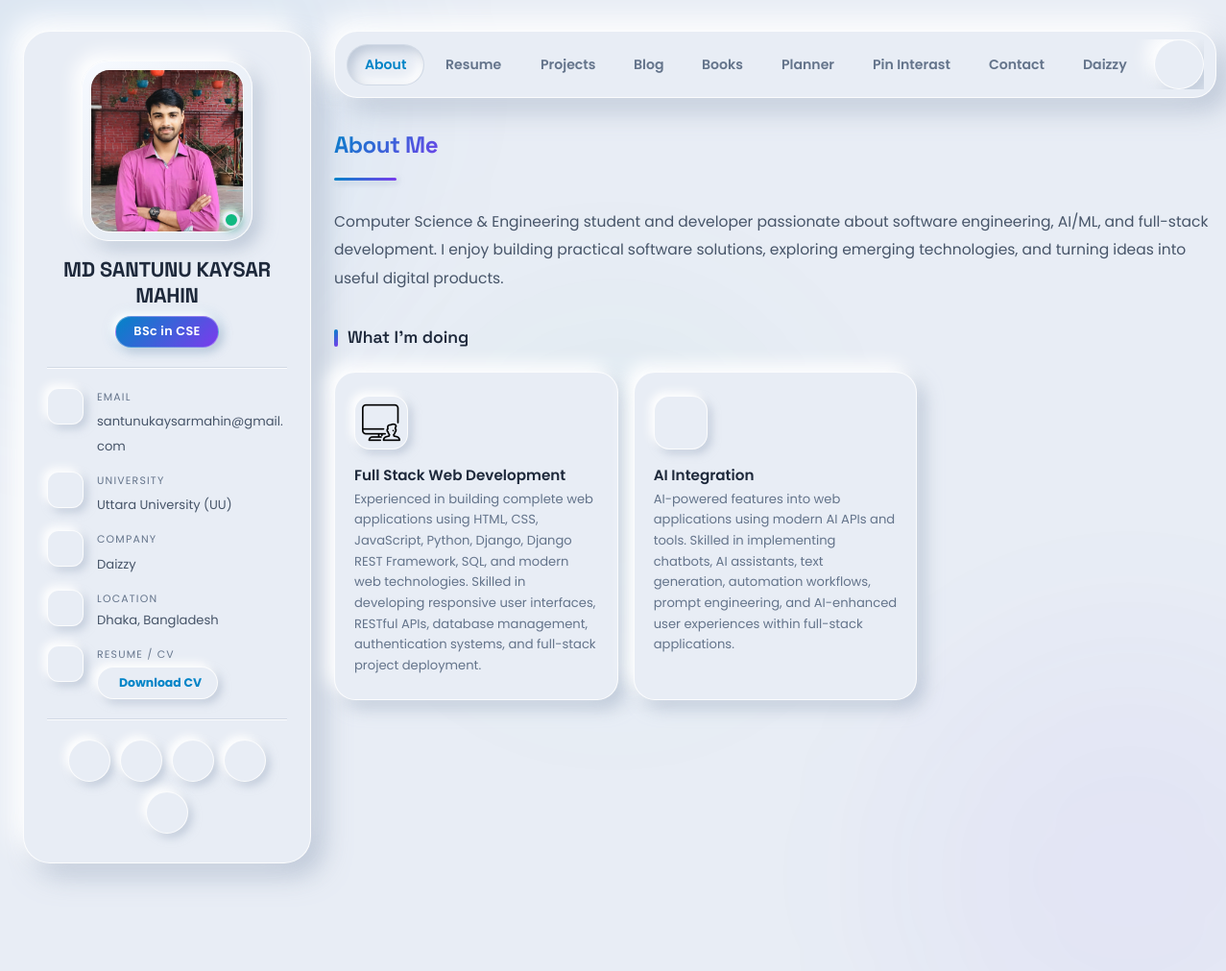
The page / on the database its author committed.
### portfolio/models.py (models this page shows, shortened)
class Profile(models.Model):
    name = models.CharField(max_length=100)
    title = models.CharField(max_length=200, help_text="e.g. Full Stack Django Developer")
    bio = models.TextField()
    email = models.EmailField()
    location = models.CharField(max_length=100, blank=True)
    company = models.CharField(max_length=100, blank=True)
    company_url = models.URLField(blank=True)
    university = models.CharField(max_length=200, blank=True)
    university_url = models.URLField(blank=True)
    github_url = models.URLField(blank=True)
    linkedin_url = models.URLField(blank=True)
    facebook_url = models.URLField(blank=True, help_text="Facebook profile or page URL")
    pinterest_url = models.URLField(blank=True, help_text="Pinterest profile URL")
    twitter_url = models.URLField(blank=True, help_text="Twitter / X profile URL")
    instagram_url = models.URLField(blank=True, help_text="Instagram profile URL")
    youtube_url = models.URLField(blank=True, help_text="YouTube channel or video URL")
    daizzy_url = models.URLField(blank=True, help_text="Daizzy external link URL")
    avatar = models.ImageField(upload_to='profile/', blank=True, null=True)
    cv = models.FileField(upload_to='cv/', blank=True, null=True, help_text="Upload your CV (PDF)")
    class Meta:
        verbose_name = "Profile"
        verbose_name_plural = "Profile"
    def get_social_links(self):
        links = []
        custom_links = list(self.social_links.filter(is_active=True).order_by('order', 'id'))
        for cl in custom_links:
            links.append({
                'platform': cl.platform,
                'label': cl.label or cl.get_platform_display(),
                'url': cl.url,
                'icon': cl.get_icon(),
            })
        existing_urls = {l['url'] for l in links}
        field_map = [
            ('github', 'GitHub', self.github_url, 'logo-github'),
            ('linkedin', 'LinkedIn', self.linkedin_url, 'logo-linkedin'),
            ('facebook', 'Facebook', self.facebook_url, 'logo-facebook'),
            ('pinterest', 'Pinterest', self.pinterest_url, 'logo-pinterest'),
            ('twitter', 'Twitter / X', self.twitter_url, 'logo-twitter'),
            ('instagram', 'Instagram', self.instagram_url, 'logo-instagram'),
            ('youtube', 'YouTube', self.youtube_url, 'logo-youtube'),
        ]
        for platform, label, url, icon in field_map:
            if url and url not in existing_urls:
                links.append({
                    'platform': platform,
                    'label': label,
                    'url': url,
                    'icon': icon,
                })
                existing_urls.add(url)
        return links

class SocialLink(models.Model):
    PLATFORM_CHOICES = [
        ('facebook', 'Facebook'),
        ('pinterest', 'Pinterest'),
        ('github', 'GitHub'),
        ('linkedin', 'LinkedIn'),
        ('twitter', 'Twitter / X'),
        ('instagram', 'Instagram'),
        ('youtube', 'YouTube'),
        ('discord', 'Discord'),
        ('telegram', 'Telegram'),
        ('kaggle', 'Kaggle'),
        ('leetcode', 'LeetCode'),
        ('dribbble', 'Dribbble'),
        ('behance', 'Behance'),
        ('medium', 'Medium'),
        ('whatsapp', 'WhatsApp'),
        ('custom', 'Custom / Website'),
    ]
    profile = models.ForeignKey(
        Profile, on_delete=models.CASCADE, related_name='social_links',
        null=True, blank=True, help_text="Link to profile"
    )
    platform = models.CharField(max_length=50, choices=PLATFORM_CHOICES, default='facebook')
    label = models.CharField(max_length=100, blank=True, help_text="Display label (e.g. 'Facebook Page', 'Pinterest Art')")
    url = models.URLField(help_text="Full link URL")
    icon_name = models.CharField(
        max_length=60, blank=True,
        help_text="Custom Ionicon name (leave blank to auto-detect from platform choice)"
    )
    order = models.PositiveIntegerField(default=0)
    is_active = models.BooleanField(default=True)
    class Meta:
        ordering = ['order', 'id']
        verbose_name = "Social Link"
        verbose_name_plural = "Social Links"
    def get_icon(self):
        if self.icon_name:
            return self.icon_name

class CustomNavLink(models.Model):
    title = models.CharField(max_length=60, help_text="Link title (e.g. Daizzy)")
    url = models.URLField(help_text="Target external or internal URL")
    icon_name = models.CharField(
        max_length=60, blank=True,
        help_text="Ionicon name e.g. sparkles-outline, globe-outline, open-outline, rocket-outline"
    )
    open_in_new_tab = models.BooleanField(default=True, help_text="Open in a new browser tab")
    is_active = models.BooleanField(default=True)
    order = models.PositiveIntegerField(default=0)
    class Meta:
        ordering = ['order', 'id']
        verbose_name = "Custom Nav Link"
        verbose_name_plural = "Custom Nav Links"
    def get_icon(self):
        return self.icon_name or 'open-outline'

class Service(models.Model):
    title = models.CharField(max_length=100)
    description = models.TextField()
    icon = models.ImageField(upload_to='services/', blank=True, null=True)
    icon_name = models.CharField(max_length=50, blank=True, help_text="Ionicon name e.g. code-slash-outline")
    order = models.PositiveIntegerField(default=0)
    class Meta:
        ordering = ['order']

### portfolio/views.py (the view)
# urls.py: path('', views.index, name='index'),
def index(request):
    profile = Profile.objects.first()
    experiences = Experience.objects.all()
    education = Education.objects.all()
    certificates = Certificate.objects.all()
    skill_categories = SkillCategory.objects.prefetch_related('skills').all()
    projects = Project.objects.all()
    services = Service.objects.all()
    featured_projects = projects.filter(is_featured=True)
    categories = projects.values_list('category', flat=True).distinct()
    context = {
        'profile': profile,
        'experiences': experiences,
        'education': education,
        'certificates': certificates,
        'skill_categories': skill_categories,
        'projects': projects,
        'services': services,
        'featured_projects': featured_projects,
        'categories': categories,
        'active_tab': 'about',
    }
    return render(request, 'index.html', context)

### portfolio/context_processors.py (called while the page is built)
def profile_context(request):
    profile = Profile.objects.first()
    custom_nav_links = list(CustomNavLink.objects.filter(is_active=True).order_by('order', 'id'))
    return {
        'profile': profile,
        'custom_nav_links': custom_nav_links,
    }

### portfolio/models.py (called while the page is built)
    def get_bullets(self):
        return [b.strip() for b in self.description.splitlines() if b.strip()]

    def get_period(self):
        if self.is_current:
            return f"{self.start_date} — Present"
        return f"{self.start_date} — {self.end_date}"

    def get_bullets(self):
        return [b.strip() for b in self.details.splitlines() if b.strip()]

    def get_period(self):
        if self.end_date:
            return f"{self.start_date} — {self.end_date}"
        return self.start_date

    def get_tech_list(self):
        return [t.strip() for t in self.tech_stack.split(',') if t.strip()]

### templates/index.html (shortened to what this page needs)
{% extends "base.html" %}
{% load static %}
{% block body_class %}page-home{% endblock %}
{% block content %}
    <article class="about active" id="about" data-page="about">
      <header>
        <h2 class="h2 article-title">About Me</h2>
      </header>
      <section class="about-text">
        {% if profile.bio %}
        {% for para in profile.bio.splitlines %}
        {% if para %}<p>{{ para }}</p>{% endif %}
        {% endfor %}
        {% else %}
        <p>Welcome to my portfolio. I build elegant, functional web applications.</p>
        {% endif %}
      </section>
      {% if services %}
      <section class="service reveal-on-scroll">
        <h3 class="h3 service-title">What I'm doing</h3>
        <ul class="service-list">
          {% for s in services %}
          <li class="service-item reveal-on-scroll reveal-delay-{{ forloop.counter|default:1 }}">
            <div class="service-icon-box">
              {% if s.icon %}
              <img src="{{ s.icon.url }}" alt="{{ s.title }}" width="40">
              {% else %}
              <ion-icon name="{{ s.icon_name|default:'code-slash-outline' }}"
                style="font-size:40px;color:var(--orange-yellow-crayola)"></ion-icon>
              {% endif %}
            </div>
            <div class="service-content-box">
              <h4 class="h4 service-item-title">{{ s.title }}</h4>
              <p class="service-item-text">{{ s.description }}</p>
            </div>
          </li>
          {% endfor %}
        </ul>
      </section>
      {% endif %}
    </article>
{% endblock %}

### templates/base.html (shortened to what this page needs)
{% load static %}
<!DOCTYPE html>
<html lang="en" data-theme="light">
<head>
  <link rel="stylesheet" href="{% static 'css/style.css' %}?v=2.2">
  <link rel="stylesheet" href="{% static 'css/neumorphic.css' %}?v=2.5">
</head>
<body class="{% block body_class %}{% endblock %}">
  <div class="bg-blobs" aria-hidden="true">
    <div class="blob blob-2"></div>
  </div>
  <main>
    <aside class="sidebar" data-sidebar>
      <div class="sidebar-info">
        <figure class="avatar-box">
          {% if profile and profile.avatar %}
          <img src="{{ profile.avatar.url }}" alt="{{ profile.name }}" width="80">
          {% else %}
          <div class="avatar-placeholder">
            <ion-icon name="person-outline"></ion-icon>
          </div>
          {% endif %}
          <span class="status-dot" title="Available for opportunities" aria-label="Online status indicator"></span>
        </figure>
        <div class="info-content">
          <h1 class="name">{{ profile.name|default:"Your Name" }}</h1>
          <p class="title-badge">{{ profile.title|default:"Full Stack Developer" }}</p>
        </div>
      </div>
      <div class="sidebar-info-more">
        <div class="separator"></div>
        <ul class="contacts-list">
          {% if profile.email %}
          <li class="contact-item">
            <div class="icon-box"></div>
            <div class="contact-info">
              <p class="contact-title">Email</p>
              <a href="mailto:{{ profile.email }}" class="contact-link">{{ profile.email }}</a>
            </div>
          </li>
          {% endif %}
          {% if profile.university %}
          <li class="contact-item">
            <div class="icon-box">
            </div>
            <div class="contact-info">
              <p class="contact-title">University</p>
              {% if profile.university_url %}
              <a href="{{ profile.university_url }}" target="_blank" rel="noopener noreferrer" class="contact-link">
                {{ profile.university }}
              </a>
              {% else %}
              <span class="contact-link">
                {{ profile.university }}
              </span>
              {% endif %}
            </div>
          </li>
          {% endif %}
          {% if profile.company %}
          <li class="contact-item">
            <div class="icon-box"></div>
            <div class="contact-info">
              <p class="contact-title">Company</p>
              {% if profile.company_url %}
              <a href="{{ profile.company_url }}" target="_blank" class="contact-link">{{ profile.company }}</a>
              {% else %}
              <span class="contact-link">{{ profile.company }}</span>
              {% endif %}
            </div>
          </li>
          {% endif %}
          {% if profile.location %}
          <li class="contact-item">
            <div class="icon-box"></div>
            <div class="contact-info">
              <p class="contact-title">Location</p>
              <address>{{ profile.location }}</address>
            </div>
          </li>
          {% endif %}
          {% if profile.cv %}
          <li class="contact-item cv-item">
            <div class="icon-box"></div>
            <div class="contact-info">
              <p class="contact-title">Resume / CV</p>
              <a href="{{ profile.cv.url }}" target="_blank" class="contact-link cv-download-btn">
                 Download CV
              </a>
            </div>
          </li>
          {% endif %}
        </ul>
        <div class="separator"></div>
        <ul class="social-list">
          {% for item in profile.get_social_links %}
          <li class="social-item">
            <a href="{{ item.url }}" target="_blank" rel="noopener noreferrer" class="social-link" title="{{ item.label }}">
            </a>
          </li>
          {% endfor %}
        </ul>
      </div>
    </aside>
    <div class="main-content">
      <nav class="navbar" id="mainNavbar">
        <ul class="navbar-list" id="desktopNavList">
          <li class="navbar-item">
            <button class="navbar-link active" data-nav-link data-target="about">About</button>
          </li>
          <li class="navbar-item">
            <button class="navbar-link" data-nav-link data-target="resume">Resume</button>
          </li>
          <li class="navbar-item">
            <button class="navbar-link" data-nav-link data-target="projects">Projects</button>
          </li>
          <li class="navbar-item">
            <a href="{% url 'blog:list' %}" class="navbar-link">Blog</a>
          </li>
          <li class="navbar-item">
            <a href="{% url 'books:list' %}" class="navbar-link">Books</a>
          </li>
          <li class="navbar-item">
            <a href="{% url 'time_tracker:board' %}" class="navbar-link">Planner</a>
          </li>
          <li class="navbar-item">
            <a href="{% url 'pin_interast:board_list' %}" class="navbar-link">Pin Interast</a>
          </li>
          <li class="navbar-item">
            <button class="navbar-link" data-nav-link data-target="contact">Contact</button>
          </li>
          {% for nav in custom_nav_links %}
          <li class="navbar-item">
            <a href="{{ nav.url }}" {% if nav.open_in_new_tab %}target="_blank" rel="noopener noreferrer"{% endif %} class="navbar-link nav-external-link" title="{{ nav.title }}">
              {{ nav.title }}
            </a>
          </li>
          {% endfor %}
          <li class="navbar-item desktop-theme-item">
            <button class="theme-toggle theme-toggle-desktop" id="themeToggle" type="button" title="Toggle dark / light mode" aria-label="Toggle theme">
            </button>
          </li>
        </ul>
      </nav>
      <div id="spa-content-viewport">
        {% block content %}{% endblock %}
      </div>
    </div>
  </main>
</body>
</html>

### rows shown on the page
Profile: avatar (picture), name "MD SANTUNU KAYSAR MAHIN", title "BSc in CSE", email "santunukaysarmahin@gmail.com", university "Uttara University (UU)", company "Daizzy", location "Dhaka, Bangladesh", splitlines "Computer Science & Engineering student and developer passionate about software engineering, AI/ML, and full-stack development. I enjoy building practical software solutions, exploring emerging technologies, and turning ideas into useful digital products."
CustomNavLink: title "Daizzy"
Service: icon (picture), title "Full Stack Web Development", description "Experienced in building complete web applications using HTML, CSS, JavaScript, Python, Django, Django REST Framework, SQL, and modern web technologies. Skilled in developing responsive user interfaces, RESTful APIs, database management, authentication systems, and full-stack project deployment."
Service: title "AI Integration", description "AI-powered features into web applications using modern AI APIs and tools. Skilled in implementing chatbots, AI assistants, text generation, automation workflows, prompt engineering, and AI-enhanced user experiences within full-stack applications."
